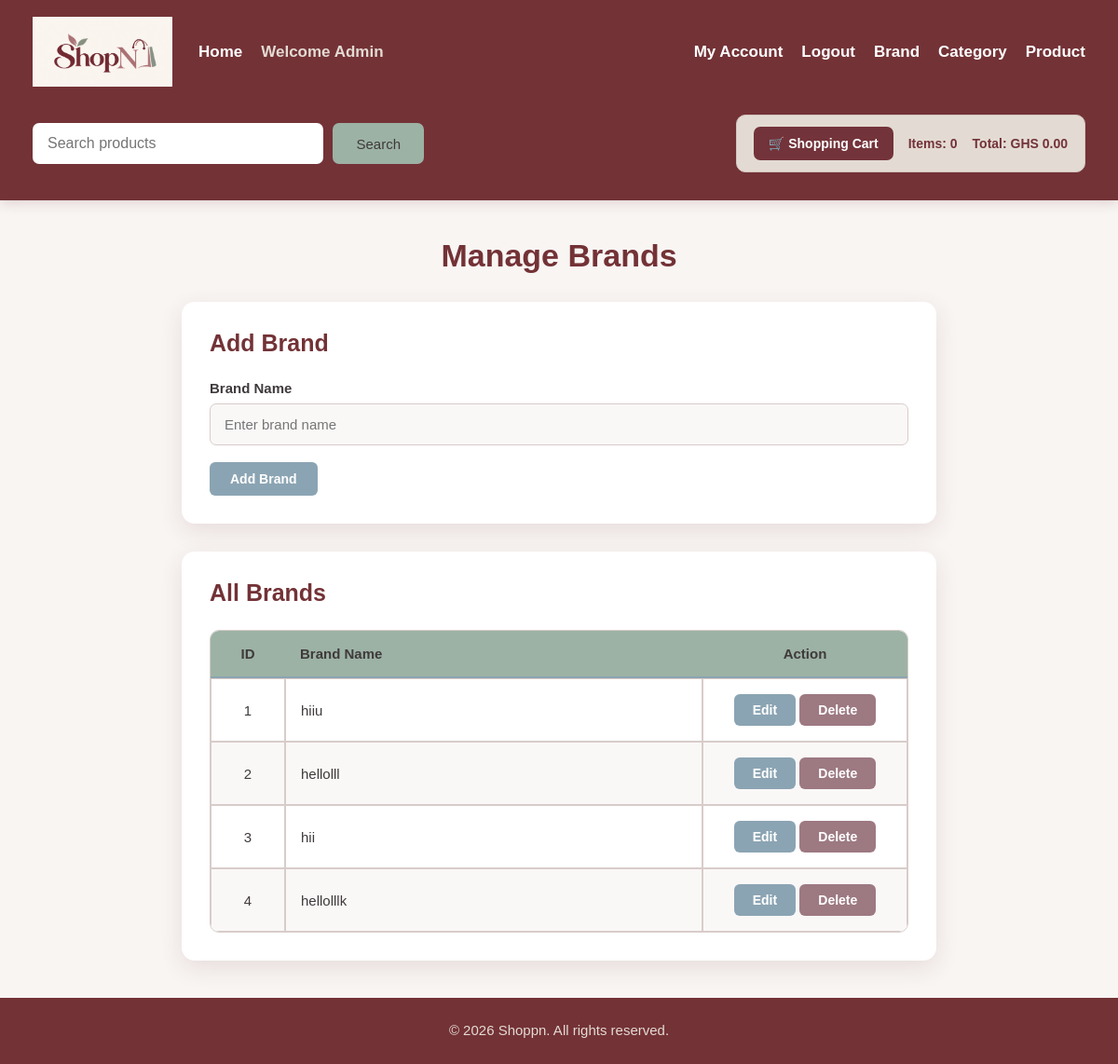
Screenshot of /views/admin/brand.php (signed in) with the database file from the repository.
### tables this page shows
CREATE TABLE `brands` (
  `brand_id` int(11) NOT NULL,
  `brand_title` varchar(100) NOT NULL
);

### core/db_class.php (called while the page is built, shortened)
<?php
class Database
{
    public function __construct()
    {
        $this->conn = new mysqli(
            DB_HOST,
            DB_USER,
            DB_PASS,
            DB_NAME
        );
    }
}

### controllers/ProductController.php (called while the page is built, shortened)
<?php
require_once __DIR__ . '/../classes/ProductClass.php';
class ProductController
{
    private $productModel;
    public function __construct()
    {
        $this->productModel = new ProductClass();
    }
    public function getAllBrands()
    {
        return $this->productModel->getAllBrands();
    }
}
?>

### classes/ProductClass.php (called while the page is built, shortened)
<?php
require_once __DIR__ . '/../core/db_class.php';
class ProductClass extends Database
{
    public function getAllBrands()
    {
        $sql = "SELECT * FROM brands ORDER BY brand_id ASC";
        $result = $this->conn->query($sql);
        $brands = [];
        while ($row = $result->fetch_assoc()) {
            $brands[] = $row;
        }
        return $brands;
    }
}
?>

### views/admin/brand.php (the view, shortened to what this page needs)
<?php
require_once __DIR__ . '/../../controllers/ProductController.php';
$productController = new ProductController();
$editMode = false;
$editBrand = null;
$brands = $productController->getAllBrands();
?>
<?php require_once __DIR__ . '/../layout/header.php'; ?>
<div class="brand-admin">
    <h1 class="page-title">
        Manage Brands
    </h1>
    <div class="brand-form-card">
        <?php if ($editMode): ?>
            <h2>
                Edit Brand
            </h2>
            <form
                action="../../actions/update_brand_action.php"
                method="POST"
            >
                <input
                    type="hidden"
                    name="brand_id"
                    value="<?= htmlspecialchars($editBrand['brand_id']) ?>"
                >
                <label for="brand_name">
                    Brand Name
                </label>
                <input
                    type="text"
                    id="brand_name"
                    name="brand_name"
                    value="<?= htmlspecialchars($editBrand['brand_title']) ?>"
                    required
                >
                <button
                    type="submit"
                    class="brand-primary-button"
                >
                    Update Brand
                </button>
                <a
                    href="brand.php"
                    class="brand-cancel-button"
                >
                    Cancel
                </a>
            </form>
        <?php else: ?>
            <h2>
                Add Brand
            </h2>
            <form
                action="../../actions/add_brand_action.php"
                method="POST"
            >
                <label for="brand_name">
                    Brand Name
                </label>
                <input
                    type="text"
                    id="brand_name"
                    name="brand_name"
                    placeholder="Enter brand name"
                    required
                >
                <button
                    type="submit"
                    class="brand-primary-button"
                >
                    Add Brand
                </button>
            </form>
        <?php endif; ?>
    </div>
    <div class="brand-table-card">
        <h2>
            All Brands
        </h2>
        <?php if (count($brands) > 0): ?>
            <div class="brand-table-wrapper">
                <table class="brand-table">
                    <thead>
                        <tr>
                            <th>
                                ID
                            </th>
                            <th>
                                Brand Name
                            </th>
                            <th>
                                Action
                            </th>
                        </tr>
                    </thead>
                    <tbody>
                        <?php foreach ($brands as $index => $brand): ?>
                            <tr>
                                <td>
                                    <?= $index + 1 ?>
                                </td>
                                <td>
                                    <?= htmlspecialchars($brand['brand_title']) ?>
                                </td>
                                <td>
                                    <a
                                        href="brand.php?edit_id=<?= htmlspecialchars($brand['brand_id']) ?>"
                                        class="brand-edit-button"
                                    >
                                        Edit
                                    </a>
                                    <form
                                        action="../../actions/delete_brand_action.php"
                                        method="POST"
                                        class="brand-delete-form"
                                        onsubmit="return confirm('Are you sure you want to delete this brand?');"
                                    >
                                        <button
                                            type="submit"
                                            class="brand-delete-button"
                                        >
                                            Delete
                                        </button>
                                    </form>
                                </td>
                            </tr>
                        <?php endforeach; ?>
                    </tbody>
                </table>
            </div>
        <?php else: ?>
            <div class="brand-empty">
                No brands found.
            </div>
        <?php endif; ?>
    </div>
</div>
<?php require_once __DIR__ . '/../layout/footer.php'; ?>

### css/style.css (style rules this page uses)
:root { --cream: #E3DBD3; --sage: #9CB2A5; --blue-gray: #8BA4B3; --lavender: #C8B7C9; --dusty-rose: #9D7982; --burgundy: #733236; --white: #ffffff; --dark: #3f3a3b; --light-bg: #f8f5f3; --border: #d8ccca; }
* { box-sizing: border-box; }
html { min-height: 100%; }
body { margin: 0; padding: 0; font-family: Arial, Helvetica, sans-serif; background-color: var(--light-bg); color: var(--dark); }
label { display: block; margin-bottom: 8px; color: var(--burgundy); font-size: 16px; font-weight: bold; }
input, select { width: 100%; max-width: none; padding: 13px 14px; border: 1px solid var(--border); border-radius: 7px; background-color: var(--white); color: var(--dark); font-size: 15px; }
button { padding: 12px 22px; border: none; border-radius: 7px; background-color: var(--burgundy); color: var(--white); font-size: 15px; cursor: pointer; transition: 0.2s; }
a { color: var(--burgundy); }

### views/admin/brand.php (style rules this page uses)
.brand-admin { width: 100%; max-width: 850px; margin: 40px auto; padding: 0 20px; }
.brand-admin .page-title { margin-bottom: 30px; color: #733236; font-size: 34px; font-weight: bold; text-align: center; }
.brand-form-card { margin-bottom: 30px; padding: 30px; border-radius: 14px; background-color: #ffffff; box-shadow: 0 8px 25px rgba(115, 50, 54, 0.12); }
.brand-form-card h2 { margin: 0 0 25px 0; color: #733236; font-size: 25px; text-align: left; }
.brand-form-card label { display: block; margin-bottom: 8px; color: #3f3a3b; font-size: 15px; font-weight: bold; }
.brand-form-card input[type="text"] { width: 100%; padding: 13px 15px; margin-bottom: 18px; border: 1px solid #d8ccca; border-radius: 7px; background-color: #faf8f7; color: #3f3a3b; font-size: 15px; box-sizing: border-box; }
.brand-primary-button { display: inline-block; padding: 10px 22px; border: none; border-radius: 6px; background-color: #8BA4B3; color: #ffffff; font-size: 14px; font-weight: bold; cursor: pointer; }
.brand-table-card { padding: 30px; border-radius: 14px; background-color: #ffffff; box-shadow: 0 8px 25px rgba(115, 50, 54, 0.12); }
.brand-table-card h2 { margin: 0 0 25px 0; color: #733236; font-size: 25px; text-align: left; }
.brand-table-wrapper { width: 100%; overflow-x: auto; }
.brand-table { width: 100%; border-collapse: separate; border-spacing: 0; border: 1px solid #d8ccca; border-radius: 10px; overflow: hidden; background-color: #ffffff; }
.brand-table thead { background-color: #9CB2A5; }
.brand-table th { padding: 16px; border-bottom: 2px solid #8BA4B3; color: #3f3a3b; font-size: 15px; font-weight: bold; text-align: left; }
.brand-table td { padding: 16px; border: 1px solid #d8ccca; color: #3f3a3b; font-size: 15px; vertical-align: middle; }
.brand-table tbody tr:nth-child(even) { background-color: #faf8f7; }
.brand-table th:first-child, .brand-table td:first-child { width: 80px; text-align: center; }
.brand-table th:last-child, .brand-table td:last-child { width: 220px; text-align: center; }
.brand-edit-button { display: inline-block; padding: 9px 20px; border-radius: 6px; background-color: #8BA4B3; color: #ffffff; text-decoration: none; font-size: 14px; font-weight: bold; }
.brand-delete-button { display: inline-block; padding: 9px 20px; border: none; border-radius: 6px; background-color: #9D7982; color: #ffffff; font-size: 14px; font-weight: bold; cursor: pointer; }
.brand-delete-form { display: inline; }

### rows the page displays
brands: brand_title "hiiu"
brands: brand_title "hellolll"
brands: brand_title "hii"
brands: brand_title "hellolllk"

### other values shown
$_SESSION['customer_name'] "Admin"
$cartCount "0"
$cartTotal "0.00"
